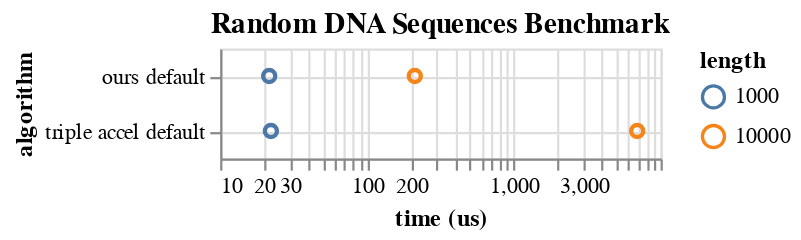

Notebook source saved alongside this figure:
### Code cell
alt.Chart(data, title = "Random DNA Sequences Benchmark").mark_point(opacity = 1).encode(
    x = alt.X("time", axis = alt.Axis(title = "time (us)"), scale = alt.Scale(type = "log")),
    y = alt.Y("algorithm property", axis = alt.Axis(title = "algorithm", grid = True), sort = alt.EncodingSortField(field = "time")),
    color = "length:N"
).transform_filter(
    datum.alphabet == "nucleotide"
).properties(
    width = 200,
    height = 50
)

### Figure 1 — Vega-Lite specification as saved in the notebook (floating-point values rounded to 4 significant figures)
{"config": {"view": {"continuousWidth": 400, "continuousHeight": 300}}, "data": {"name": "data-e8a8c5f8e21954d61e32a5c25357829a"}, "mark": {"type": "point", "opacity": 1}, "encoding": {"color": {"type": "nominal", "field": "length"}, "x": {"type": "quantitative", "axis": {"title": "time (us)"}, "field": "time", "scale": {"type": "log"}}, "y": {"type": "nominal", "axis": {"grid": true, "title": "algorithm"}, "field": "algorithm property", "sort": {"field": "time"}}}, "height": 50, "title": "Random DNA Sequences Benchmark", "transform": [{"filter": "(datum.alphabet === 'nucleotide')"}], "width": 200, "$schema": "https://vega.github.io/schema/vega-lite/v4.8.1.json", "datasets": {"data-e8a8c5f8e21954d61e32a5c25357829a": [{"algorithm": "parasailors", "alphabet": "protein", "k": 1000, "length": 10000, "property": "default", "time": 45440.0, "algorithm property": "parasailors default"}, {"algorithm": "parasailors", "alphabet": "protein", "k": 100, "length": 1000, "property": "default", "time": 505.3, "algorithm property": "parasailors default"}, {"algorithm": "parasailors", "alphabet": "protein", "k": 10, "length": 100, "property": "default", "time": 17.23, "algorithm property": "parasailors default"}, {"algorithm": "rust bio", "alphabet": "protein", "k": 100, "length": 1000, "property": "default", "time": 14150.0, "algorithm property": "rust bio default"}, {"algorithm": "rust bio", "alphabet": "protein", "k": 10, "length": 100, "property": "default", "time": 142.8, "algorithm property": "rust bio default"}, {"algorithm": "ours", "alphabet": "protein", "k": 1000, "length": 10000, "property": "default", "time": 216.6, "algorithm property": "ours default"}, {"algorithm": "ours", "alphabet": "protein", "k": 1000, "length": 10000, "property": "insert", "time": 1988.0, "algorithm property": "ours insert"}, {"algorithm": "ours", "alphabet": "protein", "k": 1000, "length": 10000, "property": "small", "time": 212.0, "algorithm property": "ours small"}, {"algorithm": "ours", "alphabet": "protein", "k": 1000, "length": 10000, "property": "trace", "time": 336.7, "algorithm property": "ours trace"}, {"algorithm": "ours", "alphabet": "protein", "k": 100, "length": 1000, "property": "default", "time": 22.5, "algorithm property": "ours default"}, {"algorithm": "ours", "alphabet": "protein", "k": 100, "length": 1000, "property": "insert", "time": 42.17, "algorithm property": "ours insert"}, {"algorithm": "ours", "alphabet": "protein", "k": 100, "length": 1000, "property": "small", "time": 21.13, "algorithm property": "ours small"}, {"algorithm": "ours", "alphabet": "protein", "k": 100, "length": 1000, "property": "trace", "time": 38.47, "algorithm property": "ours trace"}, {"algorithm": "ours", "alphabet": "protein", "k": 10, "length": 100, "property": "default", "time": 3.889, "algorithm property": "ours default"}, {"algorithm": "ours", "alphabet": "protein", "k": 10, "length": 100, "property": "insert", "time": 3.999, "algorithm property": "ours insert"}, {"algorithm": "ours", "alphabet": "protein", "k": 10, "length": 100, "property": "small", "time": 3.087, "algorithm property": "ours small"}, {"algorithm": "ours", "alphabet": "protein", "k": 10, "length": 100, "property": "trace", "time": 5.566, "algorithm property": "ours trace"}, {"algorithm": "ours", "alphabet": "nucleotide", "k": 1000, "length": 10000, "property": "default", "time": 211.6, "algorithm property": "ours default"}, {"algorithm": "ours", "alphabet": "nucleotide", "k": 100, "length": 1000, "property": "default", "time": 21.57, "algorithm property": "ours default"}, {"algorithm": "triple accel", "alphabet": "nucleotide", "k": 1000, "length": 10000, "property": "default", "time": 6927.0, "algorithm property": "triple accel default"}, {"algorithm": "triple accel", "alphabet": "nucleotide", "k": 100, "length": 1000, "property": "default", "time": 22.15, "algorithm property": "triple accel default"}]}}
